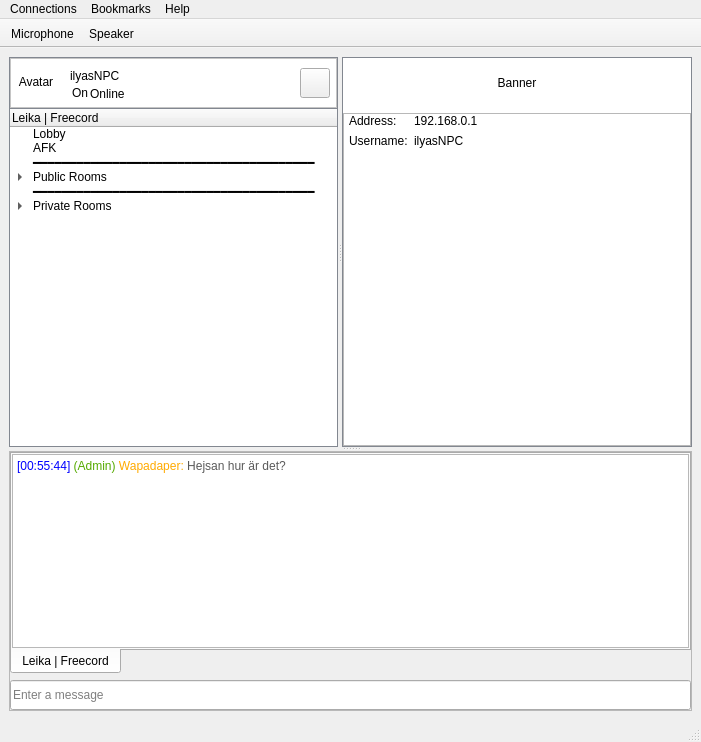
<?xml version="1.0" encoding="UTF-8"?>
<ui version="4.0">
 <class>MainWindow</class>
 <widget class="QMainWindow" name="MainWindow">
  <property name="geometry">
   <rect>
    <x>0</x>
    <y>0</y>
    <width>701</width>
    <height>742</height>
   </rect>
  </property>
  <property name="windowTitle">
   <string>Freecord</string>
  </property>
  <widget class="QWidget" name="centralwidget">
   <layout class="QVBoxLayout" name="verticalLayout">
    <item>
     <widget class="QSplitter" name="splitter_2">
      <property name="orientation">
       <enum>Qt::Vertical</enum>
      </property>
      <widget class="QSplitter" name="splitter">
       <property name="sizePolicy">
        <sizepolicy hsizetype="Expanding" vsizetype="Expanding">
         <horstretch>1</horstretch>
         <verstretch>1</verstretch>
        </sizepolicy>
       </property>
       <property name="orientation">
        <enum>Qt::Horizontal</enum>
       </property>
       <widget class="QFrame" name="frame">
        <property name="sizePolicy">
         <sizepolicy hsizetype="Expanding" vsizetype="Preferred">
          <horstretch>5</horstretch>
          <verstretch>0</verstretch>
         </sizepolicy>
        </property>
        <property name="styleSheet">
         <string notr="true">QFrame#frame {
	background-color: rgb(130, 135, 144);
	border: 1px solid rgb(130, 135, 144);
}</string>
        </property>
        <property name="frameShape">
         <enum>QFrame::StyledPanel</enum>
        </property>
        <property name="frameShadow">
         <enum>QFrame::Raised</enum>
        </property>
        <layout class="QVBoxLayout" name="verticalLayout_4">
         <property name="spacing">
          <number>1</number>
         </property>
         <property name="leftMargin">
          <number>0</number>
         </property>
         <property name="topMargin">
          <number>0</number>
         </property>
         <property name="rightMargin">
          <number>0</number>
         </property>
         <property name="bottomMargin">
          <number>0</number>
         </property>
         <item>
          <widget class="QFrame" name="frame_5">
           <property name="minimumSize">
            <size>
             <width>0</width>
             <height>50</height>
            </size>
           </property>
           <property name="styleSheet">
            <string notr="true">QFrame#frame_5 {
	background-color: #fff;
}</string>
           </property>
           <property name="frameShape">
            <enum>QFrame::StyledPanel</enum>
           </property>
           <property name="frameShadow">
            <enum>QFrame::Raised</enum>
           </property>
           <widget class="QPushButton" name="pushButton">
            <property name="geometry">
             <rect>
              <x>290</x>
              <y>10</y>
              <width>30</width>
              <height>30</height>
             </rect>
            </property>
            <property name="text">
             <string/>
            </property>
            <property name="icon">
             <iconset>
              <normaloff>../imgs/icons/emojis/742752.png</normaloff>../imgs/icons/emojis/742752.png</iconset>
            </property>
           </widget>
           <widget class="QLabel" name="avatar">
            <property name="geometry">
             <rect>
              <x>6</x>
              <y>4</y>
              <width>40</width>
              <height>40</height>
             </rect>
            </property>
            <property name="sizePolicy">
             <sizepolicy hsizetype="Preferred" vsizetype="Preferred">
              <horstretch>0</horstretch>
              <verstretch>0</verstretch>
             </sizepolicy>
            </property>
            <property name="minimumSize">
             <size>
              <width>40</width>
              <height>40</height>
             </size>
            </property>
            <property name="maximumSize">
             <size>
              <width>40</width>
              <height>40</height>
             </size>
            </property>
            <property name="frameShape">
             <enum>QFrame::NoFrame</enum>
            </property>
            <property name="text">
             <string>Avatar</string>
            </property>
            <property name="alignment">
             <set>Qt::AlignCenter</set>
            </property>
           </widget>
           <widget class="QLabel" name="label">
            <property name="geometry">
             <rect>
              <x>60</x>
              <y>10</y>
              <width>131</width>
              <height>16</height>
             </rect>
            </property>
            <property name="text">
             <string>ilyasNPC</string>
            </property>
           </widget>
           <widget class="QLabel" name="label_6">
            <property name="geometry">
             <rect>
              <x>80</x>
              <y>28</y>
              <width>131</width>
              <height>16</height>
             </rect>
            </property>
            <property name="text">
             <string>Online</string>
            </property>
           </widget>
           <widget class="QLabel" name="status">
            <property name="geometry">
             <rect>
              <x>60</x>
              <y>25</y>
              <width>20</width>
              <height>20</height>
             </rect>
            </property>
            <property name="minimumSize">
             <size>
              <width>20</width>
              <height>20</height>
             </size>
            </property>
            <property name="maximumSize">
             <size>
              <width>20</width>
              <height>20</height>
             </size>
            </property>
            <property name="text">
             <string>On</string>
            </property>
            <property name="alignment">
             <set>Qt::AlignCenter</set>
            </property>
           </widget>
          </widget>
         </item>
         <item>
          <widget class="QTreeWidget" name="treeWidget">
           <property name="sizePolicy">
            <sizepolicy hsizetype="Expanding" vsizetype="Expanding">
             <horstretch>0</horstretch>
             <verstretch>0</verstretch>
            </sizepolicy>
           </property>
           <property name="frameShape">
            <enum>QFrame::NoFrame</enum>
           </property>
           <property name="editTriggers">
            <set>QAbstractItemView::NoEditTriggers</set>
           </property>
           <property name="alternatingRowColors">
            <bool>false</bool>
           </property>
           <property name="verticalScrollMode">
            <enum>QAbstractItemView::ScrollPerItem</enum>
           </property>
           <property name="uniformRowHeights">
            <bool>false</bool>
           </property>
           <property name="headerHidden">
            <bool>false</bool>
           </property>
           <property name="expandsOnDoubleClick">
            <bool>false</bool>
           </property>
           <attribute name="headerVisible">
            <bool>true</bool>
           </attribute>
           <attribute name="headerShowSortIndicator" stdset="0">
            <bool>false</bool>
           </attribute>
           <column>
            <property name="text">
             <string>Leika | Freecord</string>
            </property>
            <property name="icon">
             <iconset>
              <normaloff>../imgs/icons/server.png</normaloff>../imgs/icons/server.png</iconset>
            </property>
           </column>
           <item>
            <property name="text">
             <string>Lobby</string>
            </property>
            <property name="icon">
             <iconset>
              <normaloff>../imgs/icons/2058142_30.png</normaloff>../imgs/icons/2058142_30.png</iconset>
            </property>
           </item>
           <item>
            <property name="text">
             <string>AFK</string>
            </property>
            <property name="icon">
             <iconset>
              <normaloff>../imgs/icons/2058142_30.png</normaloff>../imgs/icons/2058142_30.png</iconset>
            </property>
           </item>
           <item>
            <property name="text">
             <string>━━━━━━━━━━━━━━━━━━━━━━━━━━━━━━━━━━━━━━━</string>
            </property>
           </item>
           <item>
            <property name="text">
             <string>Public Rooms</string>
            </property>
            <property name="icon">
             <iconset>
              <normaloff>../imgs/icons/7183999_30.png</normaloff>../imgs/icons/7183999_30.png</iconset>
            </property>
            <item>
             <property name="text">
              <string>Room #1</string>
             </property>
             <property name="icon">
              <iconset>
               <normaloff>../imgs/icons/2058142_30.png</normaloff>../imgs/icons/2058142_30.png</iconset>
             </property>
            </item>
            <item>
             <property name="text">
              <string>Room #2</string>
             </property>
             <property name="icon">
              <iconset>
               <normaloff>../imgs/icons/2058142_30.png</normaloff>../imgs/icons/2058142_30.png</iconset>
             </property>
             <item>
              <property name="text">
               <string>ilyasNPC</string>
              </property>
              <property name="icon">
               <iconset>
                <normaloff>../imgs/icons/nottalking.png</normaloff>../imgs/icons/nottalking.png</iconset>
              </property>
             </item>
             <item>
              <property name="text">
               <string>Kryparn</string>
              </property>
              <property name="icon">
               <iconset>
                <normaloff>../imgs/icons/talking.png</normaloff>../imgs/icons/talking.png</iconset>
              </property>
             </item>
            </item>
            <item>
             <property name="text">
              <string>Room #3</string>
             </property>
             <property name="icon">
              <iconset>
               <normaloff>../imgs/icons/2058142_30.png</normaloff>../imgs/icons/2058142_30.png</iconset>
             </property>
            </item>
           </item>
           <item>
            <property name="text">
             <string>━━━━━━━━━━━━━━━━━━━━━━━━━━━━━━━━━━━━━━━</string>
            </property>
           </item>
           <item>
            <property name="text">
             <string>Private Rooms</string>
            </property>
            <property name="icon">
             <iconset>
              <normaloff>../imgs/icons/7183999_30.png</normaloff>../imgs/icons/7183999_30.png</iconset>
            </property>
            <item>
             <property name="text">
              <string>Wapadapers</string>
             </property>
             <property name="icon">
              <iconset>
               <normaloff>../imgs/icons/891399_30.png</normaloff>../imgs/icons/891399_30.png</iconset>
             </property>
            </item>
            <item>
             <property name="text">
              <string>Freecord team</string>
             </property>
             <property name="icon">
              <iconset>
               <normaloff>../imgs/icons/2058142_30.png</normaloff>../imgs/icons/2058142_30.png</iconset>
             </property>
            </item>
           </item>
          </widget>
         </item>
        </layout>
       </widget>
       <widget class="QFrame" name="frame_2">
        <property name="sizePolicy">
         <sizepolicy hsizetype="Fixed" vsizetype="Preferred">
          <horstretch>3</horstretch>
          <verstretch>0</verstretch>
         </sizepolicy>
        </property>
        <property name="minimumSize">
         <size>
          <width>350</width>
          <height>0</height>
         </size>
        </property>
        <property name="maximumSize">
         <size>
          <width>350</width>
          <height>16777215</height>
         </size>
        </property>
        <property name="styleSheet">
         <string notr="true">QFrame#frame_2 {
	background-color: #fff;
	border: 1px solid rgb(130, 135, 144);
}</string>
        </property>
        <property name="frameShape">
         <enum>QFrame::StyledPanel</enum>
        </property>
        <property name="frameShadow">
         <enum>QFrame::Raised</enum>
        </property>
        <layout class="QVBoxLayout" name="verticalLayout_5">
         <property name="spacing">
          <number>5</number>
         </property>
         <property name="leftMargin">
          <number>0</number>
         </property>
         <property name="topMargin">
          <number>0</number>
         </property>
         <property name="rightMargin">
          <number>0</number>
         </property>
         <property name="bottomMargin">
          <number>0</number>
         </property>
         <item>
          <widget class="QLabel" name="banner">
           <property name="sizePolicy">
            <sizepolicy hsizetype="Preferred" vsizetype="Preferred">
             <horstretch>0</horstretch>
             <verstretch>0</verstretch>
            </sizepolicy>
           </property>
           <property name="minimumSize">
            <size>
             <width>0</width>
             <height>50</height>
            </size>
           </property>
           <property name="maximumSize">
            <size>
             <width>16777215</width>
             <height>50</height>
            </size>
           </property>
           <property name="frameShape">
            <enum>QFrame::NoFrame</enum>
           </property>
           <property name="text">
            <string>Banner</string>
           </property>
           <property name="alignment">
            <set>Qt::AlignCenter</set>
           </property>
          </widget>
         </item>
         <item>
          <widget class="QFrame" name="frame_4">
           <property name="frameShape">
            <enum>QFrame::StyledPanel</enum>
           </property>
           <property name="frameShadow">
            <enum>QFrame::Raised</enum>
           </property>
           <layout class="QVBoxLayout" name="verticalLayout_6">
            <property name="leftMargin">
             <number>5</number>
            </property>
            <property name="topMargin">
             <number>0</number>
            </property>
            <property name="rightMargin">
             <number>5</number>
            </property>
            <property name="bottomMargin">
             <number>0</number>
            </property>
            <item>
             <layout class="QFormLayout" name="formLayout">
              <item row="0" column="0">
               <widget class="QLabel" name="label_2">
                <property name="text">
                 <string>Address:</string>
                </property>
               </widget>
              </item>
              <item row="0" column="1">
               <widget class="QLabel" name="label_3">
                <property name="text">
                 <string>192.168.0.1</string>
                </property>
               </widget>
              </item>
              <item row="1" column="0">
               <widget class="QLabel" name="label_4">
                <property name="text">
                 <string>Username:</string>
                </property>
               </widget>
              </item>
              <item row="1" column="1">
               <widget class="QLabel" name="label_5">
                <property name="text">
                 <string>ilyasNPC</string>
                </property>
               </widget>
              </item>
             </layout>
            </item>
           </layout>
          </widget>
         </item>
        </layout>
       </widget>
      </widget>
      <widget class="QFrame" name="frame_3">
       <property name="sizePolicy">
        <sizepolicy hsizetype="Preferred" vsizetype="Expanding">
         <horstretch>0</horstretch>
         <verstretch>0</verstretch>
        </sizepolicy>
       </property>
       <property name="minimumSize">
        <size>
         <width>0</width>
         <height>150</height>
        </size>
       </property>
       <property name="maximumSize">
        <size>
         <width>16777215</width>
         <height>300</height>
        </size>
       </property>
       <property name="frameShape">
        <enum>QFrame::StyledPanel</enum>
       </property>
       <property name="frameShadow">
        <enum>QFrame::Raised</enum>
       </property>
       <layout class="QVBoxLayout" name="verticalLayout_2">
        <property name="leftMargin">
         <number>0</number>
        </property>
        <property name="topMargin">
         <number>0</number>
        </property>
        <property name="rightMargin">
         <number>0</number>
        </property>
        <property name="bottomMargin">
         <number>0</number>
        </property>
        <item>
         <widget class="QTabWidget" name="chatWidget">
          <property name="tabPosition">
           <enum>QTabWidget::South</enum>
          </property>
          <property name="currentIndex">
           <number>0</number>
          </property>
          <widget class="QWidget" name="tab">
           <attribute name="title">
            <string>Leika | Freecord</string>
           </attribute>
           <layout class="QVBoxLayout" name="verticalLayout_3">
            <property name="spacing">
             <number>0</number>
            </property>
            <property name="leftMargin">
             <number>0</number>
            </property>
            <property name="topMargin">
             <number>0</number>
            </property>
            <property name="rightMargin">
             <number>0</number>
            </property>
            <property name="bottomMargin">
             <number>0</number>
            </property>
            <item>
             <widget class="QTextEdit" name="chatLog">
              <property name="readOnly">
               <bool>true</bool>
              </property>
              <property name="html">
               <string>&lt;!DOCTYPE HTML PUBLIC &quot;-//W3C//DTD HTML 4.0//EN&quot; &quot;http://www.w3.org/TR/REC-html40/strict.dtd&quot;&gt;
&lt;html&gt;&lt;head&gt;&lt;meta name=&quot;qrichtext&quot; content=&quot;1&quot; /&gt;&lt;meta charset=&quot;utf-8&quot; /&gt;&lt;style type=&quot;text/css&quot;&gt;
p, li { white-space: pre-wrap; }
hr { height: 1px; border-width: 0; }
&lt;/style&gt;&lt;/head&gt;&lt;body style=&quot; font-family:'Segoe UI'; font-size:9pt; font-weight:400; font-style:normal;&quot;&gt;
&lt;p style=&quot; margin-top:0px; margin-bottom:0px; margin-left:0px; margin-right:0px; -qt-block-indent:0; text-indent:0px;&quot;&gt;&lt;span style=&quot; color:#0000ff;&quot;&gt;[00:55:44]&lt;/span&gt; &lt;span style=&quot; color:#55aa00;&quot;&gt;(Admin) &lt;/span&gt;&lt;span style=&quot; color:#ffaa00;&quot;&gt;Wapadaper: &lt;/span&gt;&lt;span style=&quot; color:#5a5a5a;&quot;&gt;Hejsan hur är det?&lt;/span&gt;&lt;/p&gt;&lt;/body&gt;&lt;/html&gt;</string>
              </property>
             </widget>
            </item>
           </layout>
          </widget>
         </widget>
        </item>
        <item>
         <widget class="QLineEdit" name="textBox">
          <property name="minimumSize">
           <size>
            <width>0</width>
            <height>30</height>
           </size>
          </property>
          <property name="placeholderText">
           <string>Enter a message</string>
          </property>
         </widget>
        </item>
       </layout>
      </widget>
     </widget>
    </item>
   </layout>
  </widget>
  <widget class="QMenuBar" name="menubar">
   <property name="geometry">
    <rect>
     <x>0</x>
     <y>0</y>
     <width>701</width>
     <height>22</height>
    </rect>
   </property>
   <widget class="QMenu" name="menuConnections">
    <property name="title">
     <string>Connections</string>
    </property>
    <addaction name="actionConnect"/>
    <addaction name="actionDisconnect"/>
    <addaction name="actionServerList"/>
    <addaction name="separator"/>
    <addaction name="actionOptions"/>
    <addaction name="actionQuit"/>
   </widget>
   <widget class="QMenu" name="menuBookmarks">
    <property name="title">
     <string>Bookmarks</string>
    </property>
    <addaction name="actionAdd_Current"/>
    <addaction name="actionManage_Bookmarks"/>
    <addaction name="separator"/>
    <addaction name="actionLeika_Community"/>
   </widget>
   <widget class="QMenu" name="menuHelp">
    <property name="title">
     <string>Help</string>
    </property>
    <addaction name="actionVisit_our_website"/>
    <addaction name="separator"/>
    <addaction name="actionAbout_Freecord"/>
    <addaction name="actionAbout_Qt"/>
   </widget>
   <addaction name="menuConnections"/>
   <addaction name="menuBookmarks"/>
   <addaction name="menuHelp"/>
  </widget>
  <widget class="QStatusBar" name="statusbar"/>
  <widget class="QToolBar" name="toolBar">
   <property name="windowTitle">
    <string>toolBar</string>
   </property>
   <property name="movable">
    <bool>false</bool>
   </property>
   <property name="floatable">
    <bool>false</bool>
   </property>
   <attribute name="toolBarArea">
    <enum>TopToolBarArea</enum>
   </attribute>
   <attribute name="toolBarBreak">
    <bool>false</bool>
   </attribute>
   <addaction name="actionMic"/>
   <addaction name="actionSpeaker"/>
  </widget>
  <action name="actionConnect">
   <property name="text">
    <string>Connect</string>
   </property>
  </action>
  <action name="actionDisconnect">
   <property name="text">
    <string>Disconnect</string>
   </property>
  </action>
  <action name="actionServerList">
   <property name="text">
    <string>Server List</string>
   </property>
  </action>
  <action name="actionOptions">
   <property name="text">
    <string>Options</string>
   </property>
  </action>
  <action name="actionQuit">
   <property name="text">
    <string>Quit</string>
   </property>
  </action>
  <action name="actionAdd_Current">
   <property name="text">
    <string>Add Current</string>
   </property>
  </action>
  <action name="actionManage_Bookmarks">
   <property name="text">
    <string>Manage Bookmarks</string>
   </property>
  </action>
  <action name="actionLeika_Community">
   <property name="text">
    <string>Leika Community</string>
   </property>
  </action>
  <action name="actionAbout_Freecord">
   <property name="text">
    <string>About Freecord</string>
   </property>
  </action>
  <action name="actionAbout_Qt">
   <property name="text">
    <string>About Qt</string>
   </property>
  </action>
  <action name="actionVisit_our_website">
   <property name="text">
    <string>Visit our website</string>
   </property>
  </action>
  <action name="actionMic">
   <property name="checkable">
    <bool>true</bool>
   </property>
   <property name="icon">
    <iconset>
     <normaloff>../imgs/icons/mic.png</normaloff>
     <normalon>../imgs/icons/mic_off.png</normalon>../imgs/icons/mic.png</iconset>
   </property>
   <property name="text">
    <string>Microphone</string>
   </property>
   <property name="toolTip">
    <string>Turn Mic On/Off</string>
   </property>
  </action>
  <action name="actionSpeaker">
   <property name="checkable">
    <bool>true</bool>
   </property>
   <property name="icon">
    <iconset>
     <normaloff>../imgs/icons/speaker.png</normaloff>
     <normalon>../imgs/icons/speaker_off.png</normalon>../imgs/icons/speaker.png</iconset>
   </property>
   <property name="text">
    <string>Speaker</string>
   </property>
   <property name="toolTip">
    <string>Turn Sound On/Off</string>
   </property>
  </action>
 </widget>
 <resources/>
 <connections/>
</ui>
